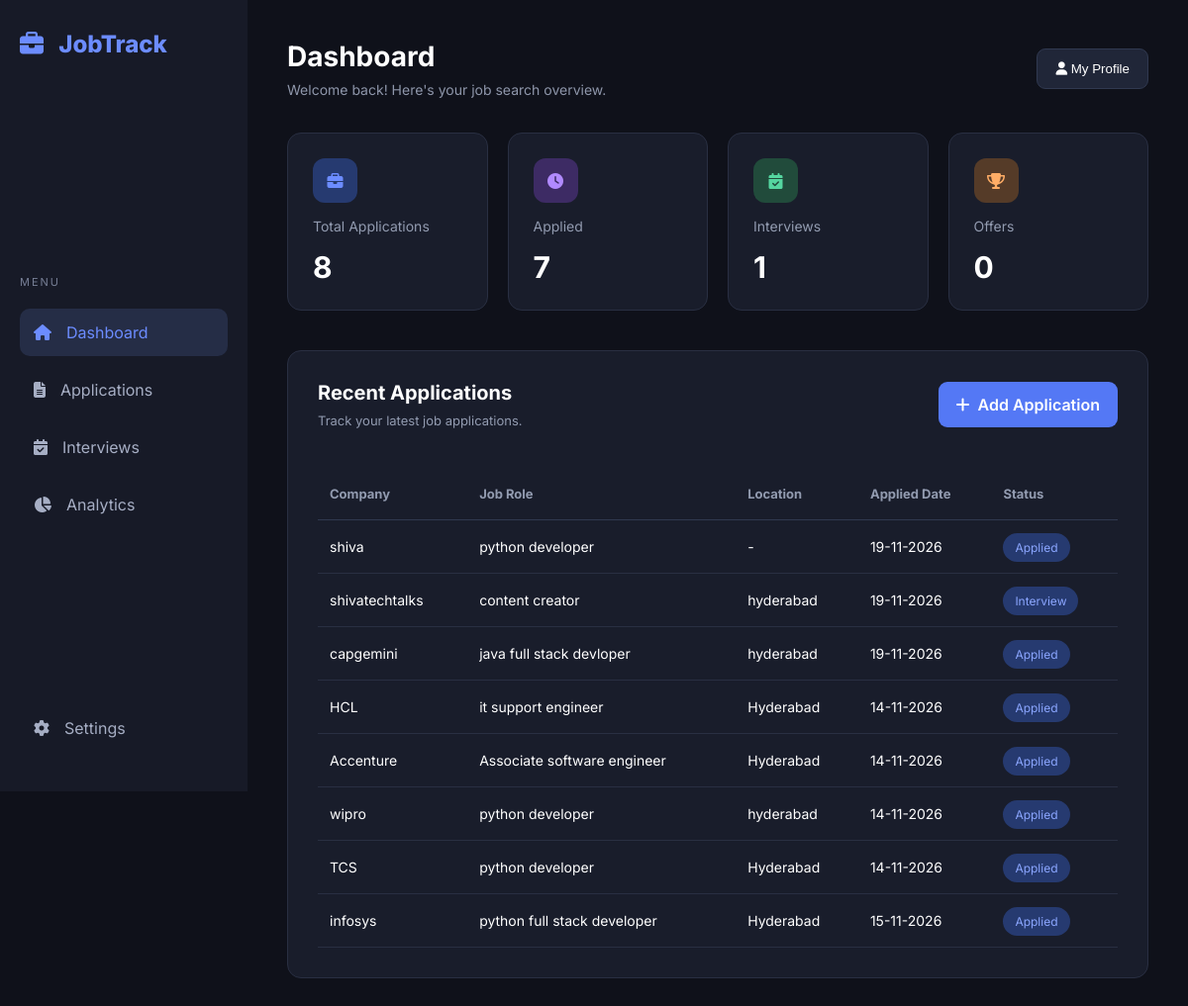
The page / on the database its author committed.
### models.py (models this page shows)
class JobApplication(db.Model):
    id = db.Column(db.Integer, primary_key=True)
    company_name = db.Column(db.String(100), nullable=False)
    job_role = db.Column(db.String(100), nullable=False)
    location = db.Column(db.String(100))
    application_date = db.Column(db.Date)
    status = db.Column(db.String(50), default='Applied')
    job_url = db.Column(db.String(300))
    notes = db.Column(db.Text)
    interviews = db.relationship(
    'Interview',
    backref='application',
    cascade='all, delete-orphan'
    )

### app.py (the view)
@app.route('/')
def home():
    applications = JobApplication.query.order_by(
        JobApplication.id.desc()
    ).all()
    total_applications = JobApplication.query.count()
    applied_count = JobApplication.query.filter_by(
        status='Applied'
    ).count()
    interview_count = JobApplication.query.filter_by(
        status='Interview'
    ).count()
    selected_count = JobApplication.query.filter_by(
        status='Selected'
    ).count()
    return render_template(
        'dashboard.html',
        applications=applications,
        total_applications=total_applications,
        applied_count=applied_count,
        interview_count=interview_count,
        selected_count=selected_count
    )

### templates/dashboard.html (shortened to what this page needs)
{% extends "base.html" %}
{% block content %}
<header class="topbar">
    <div>
        <h1>Dashboard</h1>
        <p>Welcome back! Here's your job search overview.</p>
    </div>
    <button class="profile-button">
        <i class="fa-solid fa-user"></i>
        My Profile
    </button>
</header>
<section class="stats-grid">
    <div class="stat-card">
        <div class="stat-icon blue">
            <i class="fa-solid fa-briefcase"></i>
        </div>
        <p>Total Applications</p>
        <h2>{{ total_applications }}</h2>
    </div>
    <div class="stat-card">
        <div class="stat-icon purple">
            <i class="fa-solid fa-clock"></i>
        </div>
        <p>Applied</p>
        <h2>{{ applied_count }}</h2>
    </div>
    <div class="stat-card">
        <div class="stat-icon green">
            <i class="fa-solid fa-calendar-check"></i>
        </div>
        <p>Interviews</p>
        <h2>{{ interview_count }}</h2>
    </div>
    <div class="stat-card">
        <div class="stat-icon orange">
            <i class="fa-solid fa-trophy"></i>
        </div>
        <p>Offers</p>
        <h2>{{ selected_count }}</h2>
    </div>
</section>
<section class="applications-section">
    <div class="section-header">
        <div>
            <h2>Recent Applications</h2>
            <p>Track your latest job applications.</p>
        </div>
        <a href="/add-application" class="add-button">
            <i class="fa-solid fa-plus"></i>
            Add Application
        </a>
    </div>
    {% if applications %}
    <div class="table-container">
        <table class="applications-table">
            <thead>
                <tr>
                    <th>Company</th>
                    <th>Job Role</th>
                    <th>Location</th>
                    <th>Applied Date</th>
                    <th>Status</th>
                </tr>
            </thead>
            <tbody>
                {% for application in applications %}
                <tr>
                    <td>{{ application.company_name }}</td>
                    <td>{{ application.job_role }}</td>
                    <td>{{ application.location or '-' }}</td>
                    <td>
                        {{ application.application_date.strftime('%d-%m-%Y')
                           if application.application_date else '-' }}
                    </td>
                    <td>
                        <span class="status-badge">
                            {{ application.status }}
                        </span>
                    </td>
                </tr>
                {% endfor %}
            </tbody>
        </table>
    </div>
    {% else %}
    <div class="empty-state">
        <i class="fa-solid fa-folder-open"></i>
        <h3>No applications yet</h3>
        <p>Start tracking your job search by adding your first application.</p>
    </div>
    {% endif %}
</section>
{% endblock %}

### templates/base.html (shortened to what this page needs)
<!DOCTYPE html>
<html lang="en">
<head>
    <link rel="stylesheet"
          href="{{ url_for('static', filename='css/style.css') }}">
    <link rel="stylesheet"
          href="https://cdnjs.cloudflare.com/ajax/libs/font-awesome/6.5.0/css/all.min.css">
</head>
<body>
    <div class="app-container">
        <aside class="sidebar">
            <div class="logo">
                <i class="fa-solid fa-briefcase"></i>
                <span>JobTrack</span>
            </div>
            <nav class="sidebar-menu">
                <p class="menu-heading">MENU</p>
                <a href="{{ url_for('home') }}"
                    class="menu-item {% if request.endpoint == 'home' %}active{% endif %}">
                    <i class="fa-solid fa-house"></i>
                    <span>Dashboard</span>
                </a>
                <a href="{{ url_for('applications') }}"
                    class="menu-item {% if request.endpoint == 'applications' %}active{% endif %}">
                    <i class="fa-solid fa-file-lines"></i>
                     <span>Applications</span>
                    </a>
                <a href="{{ url_for('interviews') }}"
                    class="menu-item {% if request.endpoint == 'interviews' %}active{% endif %}">
                    <i class="fa-solid fa-calendar-check"></i>
                    <span>Interviews</span>
                </a>
                <a href="{{ url_for('analytics') }}"
                   class="menu-item {% if request.endpoint == 'analytics' %}active{% endif %}">
                    <i class="fa-solid fa-chart-pie"></i>
                    <span>Analytics</span>
                </a>
            </nav>
            <div class="sidebar-bottom">
                <a href="#" class="menu-item">
                    <i class="fa-solid fa-gear"></i>
                    <span>Settings</span>
                </a>
            </div>
        </aside>
        <main class="main-content">
            {% block content %}
            {% endblock %}
        </main>
    </div>
</body>
</html>

### static/css/style.css (style rules this page uses)
* { margin: 0; padding: 0; box-sizing: border-box; }
body { font-family: 'Inter', sans-serif; background: #0f111a; color: #ffffff; }
.app-container { display: flex; min-height: 100vh; }
.sidebar { width: 250px; background: #171a27; padding: 30px 20px; display: flex; flex-direction: column; justify-content: space-between; }
.logo { font-size: 24px; font-weight: 800; color: #6c8cff; margin-bottom: 50px; }
.logo i { margin-right: 10px; }
.menu-heading { font-size: 11px; color: #777f96; margin-bottom: 20px; letter-spacing: 2px; }
.menu-item { display: flex; align-items: center; gap: 15px; padding: 14px; margin-bottom: 10px; color: #a6aec4; text-decoration: none; border-radius: 10px; transition: 0.3s; }
.menu-item:hover, .menu-item.active { background: #252d46; color: #6c8cff; }
.main-content { flex: 1; padding: 40px; }
.topbar { display: flex; justify-content: space-between; align-items: center; margin-bottom: 35px; }
.topbar h1 { font-size: 28px; margin-bottom: 8px; }
.topbar p { color: #8e96aa; font-size: 14px; }
.profile-button { background: #202638; border: 1px solid #303950; color: white; padding: 12px 18px; border-radius: 9px; cursor: pointer; }
.stats-grid { display: grid; grid-template-columns: repeat(4, 1fr); gap: 20px; margin-bottom: 40px; }
.stat-card { background: #191d2b; border: 1px solid #292f42; padding: 25px; border-radius: 14px; }
.stat-card p { color: #929bb0; margin: 15px 0; font-size: 14px; }
.stat-card h2 { font-size: 30px; }
.stat-icon { width: 45px; height: 45px; display: flex; align-items: center; justify-content: center; border-radius: 12px; }
.blue { background: #263a70; color: #6c8cff; }
.purple { background: #3d2b64; color: #b18aff; }
.green { background: #214b3b; color: #55d6a0; }
.orange { background: #553b28; color: #ffad66; }
.applications-section { background: #191d2b; border: 1px solid #292f42; padding: 30px; border-radius: 14px; }
.section-header { display: flex; justify-content: space-between; align-items: center; margin-bottom: 40px; }
.section-header h2 { font-size: 20px; margin-bottom: 8px; }
.section-header p { color: #929bb0; font-size: 13px; }
.add-button { background: #5478f5; border: none; color: white; padding: 13px 18px; border-radius: 9px; cursor: pointer; font-weight: 600; }
.table-container { overflow-x: auto; }
.applications-table { width: 100%; border-collapse: collapse; text-align: left; }
.applications-table th { color: #929bb0; font-size: 13px; padding: 18px 12px; border-bottom: 1px solid #303950; }
.applications-table td { padding: 18px 12px; border-bottom: 1px solid #292f42; font-size: 14px; }
.status-badge { background: #263a70; color: #8ba6ff; padding: 7px 12px; border-radius: 20px; font-size: 12px; }
.add-button { text-decoration: none; display: inline-flex; align-items: center; gap: 8px; }
.applications-table { min-width: 750px; }
.applications-table th, .applications-table td { white-space: nowrap; }
.table-container { width: 100%; overflow-x: auto; -webkit-overflow-scrolling: touch; }
.sidebar { position: sticky; top: 0; height: 100vh; align-self: flex-start; flex-shrink: 0; }

### rows shown on the page
JobApplication: company_name "shiva", job_role "python developer", location "-", application_date "19-11-2026", status "Applied"
JobApplication: company_name "shivatechtalks", job_role "content creator", location "hyderabad", application_date "19-11-2026", status "Interview"
JobApplication: company_name "capgemini", job_role "java full stack devloper", location "hyderabad", application_date "19-11-2026", status "Applied"
JobApplication: company_name "HCL", job_role "it support engineer", location "Hyderabad", application_date "14-11-2026", status "Applied"
JobApplication: company_name "Accenture", job_role "Associate software engineer", location "Hyderabad", application_date "14-11-2026", status "Applied"
JobApplication: company_name "wipro", job_role "python developer", location "hyderabad", application_date "14-11-2026", status "Applied"
JobApplication: company_name "TCS", job_role "python developer", location "Hyderabad", application_date "14-11-2026", status "Applied"
JobApplication: company_name "infosys", job_role "python full stack developer", location "Hyderabad", application_date "15-11-2026", status "Applied"

### other values the page prints
{{ total_applications }} "8"
{{ applied_count }} "7"
{{ interview_count }} "1"
{{ selected_count }} "0"
